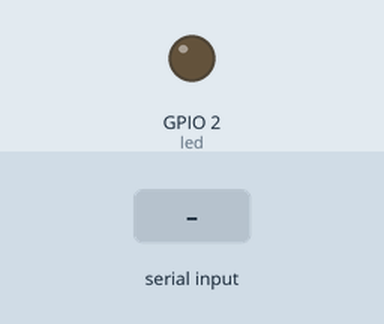
Bench run of a sketch on a simulated ESP32. Shown: output pins drawn as LEDs (lit = HIGH). The test bench sets the inputs (shaded band).

Above: at 2.8 s.
2.9 s: "1" received over the second serial link
At 4.2 s:
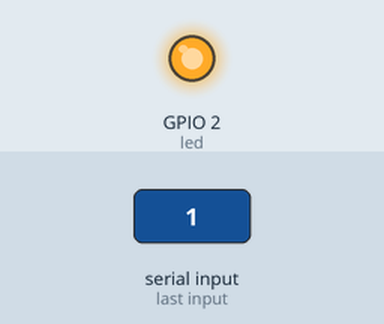
4.5 s: "0" received over the second serial link
At 5.9 s:
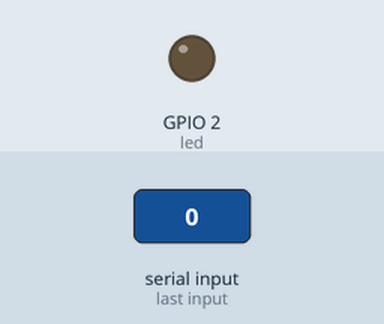
6.5 s: "2" received over the second serial link
At 7.4 s:
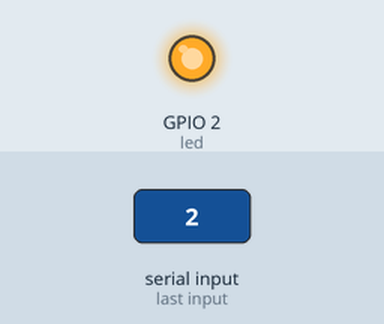
Timing chart, 0 to 9.5 s (numbered marks = the images above; inputs shaded):
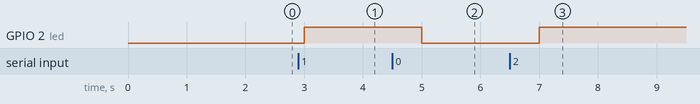

Measured:
- after the input at 2.9 s, GPIO 2 (led): LOW → HIGH after 0.10 s
- after the input at 4.5 s, GPIO 2 (led): HIGH → LOW after 0.50 s
- after the input at 6.5 s, GPIO 2 (led): LOW → HIGH after 0.50 s

The sketch:

uart_test_full_duplex.ino
```cpp
#include <HardwareSerial.h>

HardwareSerial SerialPort(2);

char number = ' ';
char led = 2; //internal esp32-wroom led

void setup() {
  SerialPort.begin(115200, SERIAL_8N1,16,17);
  pinMode(led, OUTPUT);
}

void loop() {
  SerialPort.print(1,BIN);
  listen();
  delay(1000);

  SerialPort.print(0,BIN);
  listen();
  delay(1000);
}

void listen()
{
   if(SerialPort.available())
  {
    char number = SerialPort.read();
    if (number == '0')
    {
      digitalWrite(led, LOW);
    }
    else if (number = '1')
    {
      digitalWrite(led, HIGH);
    }
  }
}
```
